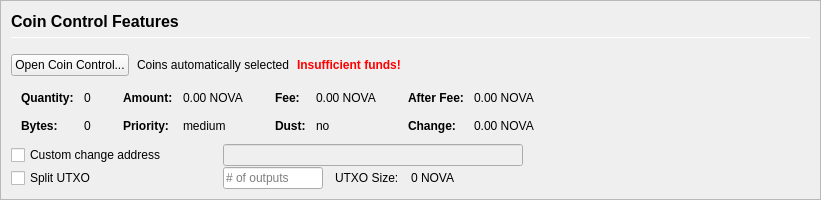
         <widget class="QFrame" name="frameCoinControl">
          <property name="sizePolicy">
           <sizepolicy hsizetype="Expanding" vsizetype="Expanding">
            <horstretch>0</horstretch>
            <verstretch>0</verstretch>
           </sizepolicy>
          </property>
          <property name="maximumSize">
           <size>
            <width>16777215</width>
            <height>16777215</height>
           </size>
          </property>
          <property name="frameShape">
           <enum>QFrame::StyledPanel</enum>
          </property>
          <property name="frameShadow">
           <enum>QFrame::Sunken</enum>
          </property>
          <layout class="QVBoxLayout" name="verticalLayoutCoinControl2">
           <property name="spacing">
            <number>0</number>
           </property>
           <property name="margin">
            <number>0</number>
           </property>
           <item>
            <widget class="QFrame" name="frameCoinControl_BG">
             <layout class="QVBoxLayout" name="verticalLayoutCoinControl" stretch="0,0,0,0,0,0">
              <property name="spacing">
               <number>1</number>
              </property>
              <property name="leftMargin">
               <number>10</number>
              </property>
              <property name="topMargin">
               <number>10</number>
              </property>
              <item>
               <layout class="QHBoxLayout" name="horizontalLayoutCoinControl1">
                <property name="bottomMargin">
                 <number>15</number>
                </property>
                <item>
                 <layout class="QVBoxLayout" name="verticalLayout_3">
                  <property name="spacing">
                   <number>6</number>
                  </property>
                  <item>
                   <widget class="QLabel" name="labelCoinControlFeatures">
                    <property name="sizePolicy">
                     <sizepolicy hsizetype="Preferred" vsizetype="Maximum">
                      <horstretch>0</horstretch>
                      <verstretch>0</verstretch>
                     </sizepolicy>
                    </property>
                    <property name="minimumSize">
                     <size>
                      <width>0</width>
                      <height>20</height>
                     </size>
                    </property>
                    <property name="font">
                     <font>
                      <pointsize>12</pointsize>
                      <weight>75</weight>
                      <bold>true</bold>
                     </font>
                    </property>
                    <property name="styleSheet">
                     <string notr="true">font-weight:bold;</string>
                    </property>
                    <property name="text">
                     <string>Coin Control Features</string>
                    </property>
                   </widget>
                  </item>
                  <item>
                   <widget class="Line" name="line">
                    <property name="minimumSize">
                     <size>
                      <width>0</width>
                      <height>1</height>
                     </size>
                    </property>
                    <property name="maximumSize">
                     <size>
                      <width>16777215</width>
                      <height>1</height>
                     </size>
                    </property>
                    <property name="orientation">
                     <enum>Qt::Horizontal</enum>
                    </property>
                   </widget>
                  </item>
                 </layout>
                </item>
               </layout>
              </item>
              <item>
               <layout class="QHBoxLayout" name="horizontalLayoutCoinControl2" stretch="0,0,0,0">
                <property name="spacing">
                 <number>8</number>
                </property>
                <property name="bottomMargin">
                 <number>10</number>
                </property>
                <item>
                 <widget class="QPushButton" name="pushButtonCoinControl">
                  <property name="styleSheet">
                   <string notr="true"/>
                  </property>
                  <property name="text">
                   <string>Open Coin Control...</string>
                  </property>
                  <property name="autoDefault">
                   <bool>false</bool>
                  </property>
                 </widget>
                </item>
                <item>
                 <widget class="QLabel" name="labelCoinControlAutomaticallySelected">
                  <property name="text">
                   <string>Coins automatically selected</string>
                  </property>
                  <property name="margin">
                   <number>5</number>
                  </property>
                 </widget>
                </item>
                <item>
                 <widget class="QLabel" name="labelCoinControlInsuffFunds">
                  <property name="font">
                   <font>
                    <weight>75</weight>
                    <bold>true</bold>
                   </font>
                  </property>
                  <property name="styleSheet">
                   <string notr="true">color:red;font-weight:bold;</string>
                  </property>
                  <property name="text">
                   <string>Insufficient funds!</string>
                  </property>
                  <property name="margin">
                   <number>5</number>
                  </property>
                 </widget>
                </item>
                <item>
                 <spacer name="horizontalSpacerCoinControl">
                  <property name="orientation">
                   <enum>Qt::Horizontal</enum>
                  </property>
                  <property name="sizeHint" stdset="0">
                   <size>
                    <width>40</width>
                    <height>1</height>
                   </size>
                  </property>
                 </spacer>
                </item>
               </layout>
              </item>
              <item>
               <widget class="QWidget" name="widgetCoinControl" native="true">
                <property name="sizePolicy">
                 <sizepolicy hsizetype="Preferred" vsizetype="Preferred">
                  <horstretch>0</horstretch>
                  <verstretch>0</verstretch>
                 </sizepolicy>
                </property>
                <property name="minimumSize">
                 <size>
                  <width>0</width>
                  <height>0</height>
                 </size>
                </property>
                <property name="styleSheet">
                 <string notr="true"/>
                </property>
                <layout class="QHBoxLayout" name="horizontalLayoutCoinControl5">
                 <property name="margin">
                  <number>0</number>
                 </property>
                 <item>
                  <layout class="QHBoxLayout" name="horizontalLayoutCoinControl3" stretch="0,0,0,1">
                   <property name="spacing">
                    <number>20</number>
                   </property>
                   <property name="topMargin">
                    <number>0</number>
                   </property>
                   <property name="bottomMargin">
                    <number>10</number>
                   </property>
                   <item>
                    <layout class="QFormLayout" name="formLayoutCoinControl1">
                     <property name="horizontalSpacing">
                      <number>10</number>
                     </property>
                     <property name="verticalSpacing">
                      <number>14</number>
                     </property>
                     <property name="leftMargin">
                      <number>10</number>
                     </property>
                     <property name="topMargin">
                      <number>4</number>
                     </property>
                     <property name="rightMargin">
                      <number>6</number>
                     </property>
                     <item row="0" column="0">
                      <widget class="QLabel" name="labelCoinControlQuantityText">
                       <property name="font">
                        <font>
                         <weight>75</weight>
                         <bold>true</bold>
                        </font>
                       </property>
                       <property name="text">
                        <string>Quantity:</string>
                       </property>
                       <property name="margin">
                        <number>0</number>
                       </property>
                      </widget>
                     </item>
                     <item row="0" column="1">
                      <widget class="QLabel" name="labelCoinControlQuantity">
                       <property name="cursor">
                        <cursorShape>IBeamCursor</cursorShape>
                       </property>
                       <property name="contextMenuPolicy">
                        <enum>Qt::ActionsContextMenu</enum>
                       </property>
                       <property name="text">
                        <string notr="true">0</string>
                       </property>
                       <property name="margin">
                        <number>0</number>
                       </property>
                       <property name="textInteractionFlags">
                        <set>Qt::LinksAccessibleByMouse|Qt::TextSelectableByKeyboard|Qt::TextSelectableByMouse</set>
                       </property>
                      </widget>
                     </item>
                     <item row="1" column="0">
                      <widget class="QLabel" name="labelCoinControlBytesText">
                       <property name="font">
                        <font>
                         <weight>75</weight>
                         <bold>true</bold>
                        </font>
                       </property>
                       <property name="text">
                        <string>Bytes:</string>
                       </property>
                      </widget>
                     </item>
                     <item row="1" column="1">
                      <widget class="QLabel" name="labelCoinControlBytes">
                       <property name="cursor">
                        <cursorShape>IBeamCursor</cursorShape>
                       </property>
                       <property name="contextMenuPolicy">
                        <enum>Qt::ActionsContextMenu</enum>
                       </property>
                       <property name="text">
                        <string notr="true">0</string>
                       </property>
                       <property name="textInteractionFlags">
                        <set>Qt::LinksAccessibleByMouse|Qt::TextSelectableByKeyboard|Qt::TextSelectableByMouse</set>
                       </property>
                      </widget>
                     </item>
                    </layout>
                   </item>
                   <item>
                    <layout class="QFormLayout" name="formLayoutCoinControl2">
                     <property name="horizontalSpacing">
                      <number>10</number>
                     </property>
                     <property name="verticalSpacing">
                      <number>14</number>
                     </property>
                     <property name="leftMargin">
                      <number>6</number>
                     </property>
                     <property name="topMargin">
                      <number>4</number>
                     </property>
                     <property name="rightMargin">
                      <number>6</number>
                     </property>
                     <item row="0" column="0">
                      <widget class="QLabel" name="labelCoinControlAmountText">
                       <property name="font">
                        <font>
                         <weight>75</weight>
                         <bold>true</bold>
                        </font>
                       </property>
                       <property name="text">
                        <string>Amount:</string>
                       </property>
                       <property name="margin">
                        <number>0</number>
                       </property>
                      </widget>
                     </item>
                     <item row="0" column="1">
                      <widget class="QLabel" name="labelCoinControlAmount">
                       <property name="cursor">
                        <cursorShape>IBeamCursor</cursorShape>
                       </property>
                       <property name="contextMenuPolicy">
                        <enum>Qt::ActionsContextMenu</enum>
                       </property>
                       <property name="text">
                        <string notr="true">0.00 NOVA</string>
                       </property>
                       <property name="textInteractionFlags">
                        <set>Qt::LinksAccessibleByMouse|Qt::TextSelectableByKeyboard|Qt::TextSelectableByMouse</set>
                       </property>
                      </widget>
                     </item>
                     <item row="1" column="0">
                      <widget class="QLabel" name="labelCoinControlPriorityText">
                       <property name="font">
                        <font>
                         <weight>75</weight>
                         <bold>true</bold>
                        </font>
                       </property>
                       <property name="text">
                        <string>Priority:</string>
                       </property>
                      </widget>
                     </item>
                     <item row="1" column="1">
                      <widget class="QLabel" name="labelCoinControlPriority">
                       <property name="cursor">
                        <cursorShape>IBeamCursor</cursorShape>
                       </property>
                       <property name="contextMenuPolicy">
                        <enum>Qt::ActionsContextMenu</enum>
                       </property>
                       <property name="text">
                        <string>medium</string>
                       </property>
                       <property name="textInteractionFlags">
                        <set>Qt::LinksAccessibleByMouse|Qt::TextSelectableByKeyboard|Qt::TextSelectableByMouse</set>
                       </property>
                      </widget>
                     </item>
                    </layout>
                   </item>
                   <item>
                    <layout class="QFormLayout" name="formLayoutCoinControl3">
                     <property name="horizontalSpacing">
                      <number>10</number>
                     </property>
                     <property name="verticalSpacing">
                      <number>14</number>
                     </property>
                     <property name="leftMargin">
                      <number>6</number>
                     </property>
                     <property name="topMargin">
                      <number>4</number>
                     </property>
                     <property name="rightMargin">
                      <number>6</number>
                     </property>
                     <item row="0" column="0">
                      <widget class="QLabel" name="labelCoinControlFeeText">
                       <property name="font">
                        <font>
                         <weight>75</weight>
                         <bold>true</bold>
                        </font>
                       </property>
                       <property name="text">
                        <string>Fee:</string>
                       </property>
                       <property name="margin">
                        <number>0</number>
                       </property>
                      </widget>
                     </item>
                     <item row="0" column="1">
                      <widget class="QLabel" name="labelCoinControlFee">
                       <property name="cursor">
                        <cursorShape>IBeamCursor</cursorShape>
                       </property>
                       <property name="contextMenuPolicy">
                        <enum>Qt::ActionsContextMenu</enum>
                       </property>
                       <property name="text">
                        <string notr="true">0.00 NOVA</string>
                       </property>
                       <property name="textInteractionFlags">
                        <set>Qt::LinksAccessibleByMouse|Qt::TextSelectableByKeyboard|Qt::TextSelectableByMouse</set>
                       </property>
                      </widget>
                     </item>
                     <item row="1" column="0">
                      <widget class="QLabel" name="labelCoinControlLowOutputText">
                       <property name="font">
                        <font>
                         <weight>75</weight>
                         <bold>true</bold>
                        </font>
                       </property>
                       <property name="text">
                        <string>Dust:</string>
                       </property>
                      </widget>
                     </item>
                     <item row="1" column="1">
                      <widget class="QLabel" name="labelCoinControlLowOutput">
                       <property name="cursor">
                        <cursorShape>IBeamCursor</cursorShape>
                       </property>
                       <property name="contextMenuPolicy">
                        <enum>Qt::ActionsContextMenu</enum>
                       </property>
                       <property name="text">
                        <string>no</string>
                       </property>
                       <property name="textInteractionFlags">
                        <set>Qt::LinksAccessibleByMouse|Qt::TextSelectableByKeyboard|Qt::TextSelectableByMouse</set>
                       </property>
                      </widget>
                     </item>
                    </layout>
                   </item>
                   <item>
                    <layout class="QFormLayout" name="formLayoutCoinControl4">
                     <property name="horizontalSpacing">
                      <number>10</number>
                     </property>
                     <property name="verticalSpacing">
                      <number>14</number>
                     </property>
                     <property name="leftMargin">
                      <number>6</number>
                     </property>
                     <property name="topMargin">
                      <number>4</number>
                     </property>
                     <property name="rightMargin">
                      <number>6</number>
                     </property>
                     <item row="0" column="0">
                      <widget class="QLabel" name="labelCoinControlAfterFeeText">
                       <property name="font">
                        <font>
                         <weight>75</weight>
                         <bold>true</bold>
                        </font>
                       </property>
                       <property name="text">
                        <string>After Fee:</string>
                       </property>
                       <property name="margin">
                        <number>0</number>
                       </property>
                      </widget>
                     </item>
                     <item row="0" column="1">
                      <widget class="QLabel" name="labelCoinControlAfterFee">
                       <property name="cursor">
                        <cursorShape>IBeamCursor</cursorShape>
                       </property>
                       <property name="contextMenuPolicy">
                        <enum>Qt::ActionsContextMenu</enum>
                       </property>
                       <property name="text">
                        <string notr="true">0.00 NOVA</string>
                       </property>
                       <property name="textInteractionFlags">
                        <set>Qt::LinksAccessibleByMouse|Qt::TextSelectableByKeyboard|Qt::TextSelectableByMouse</set>
                       </property>
                      </widget>
                     </item>
                     <item row="1" column="0">
                      <widget class="QLabel" name="labelCoinControlChangeText">
                       <property name="font">
                        <font>
                         <weight>75</weight>
                         <bold>true</bold>
                        </font>
                       </property>
                       <property name="text">
                        <string>Change:</string>
                       </property>
                      </widget>
                     </item>
                     <item row="1" column="1">
                      <widget class="QLabel" name="labelCoinControlChange">
                       <property name="cursor">
                        <cursorShape>IBeamCursor</cursorShape>
                       </property>
                       <property name="contextMenuPolicy">
                        <enum>Qt::ActionsContextMenu</enum>
                       </property>
                       <property name="text">
                        <string notr="true">0.00 NOVA</string>
                       </property>
                       <property name="textInteractionFlags">
                        <set>Qt::LinksAccessibleByMouse|Qt::TextSelectableByKeyboard|Qt::TextSelectableByMouse</set>
                       </property>
                      </widget>
                     </item>
                    </layout>
                   </item>
                  </layout>
                 </item>
                </layout>
               </widget>
              </item>
              <item>
               <layout class="QHBoxLayout" name="horizontalLayoutCoinControl4">
                <property name="spacing">
                 <number>12</number>
                </property>
                <property name="sizeConstraint">
                 <enum>QLayout::SetDefaultConstraint</enum>
                </property>
                <property name="topMargin">
                 <number>0</number>
                </property>
                <property name="rightMargin">
                 <number>0</number>
                </property>
                <item>
                 <widget class="QCheckBox" name="checkBoxCoinControlChange">
                  <property name="sizePolicy">
                   <sizepolicy hsizetype="Preferred" vsizetype="Preferred">
                    <horstretch>0</horstretch>
                    <verstretch>0</verstretch>
                   </sizepolicy>
                  </property>
                  <property name="minimumSize">
                   <size>
                    <width>200</width>
                    <height>0</height>
                   </size>
                  </property>
                  <property name="maximumSize">
                   <size>
                    <width>200</width>
                    <height>16777215</height>
                   </size>
                  </property>
                  <property name="toolTip">
                   <string>If this is activated, but the change address is empty or invalid, change will be sent to a newly generated address.</string>
                  </property>
                  <property name="text">
                   <string>Custom change address</string>
                  </property>
                 </widget>
                </item>
                <item>
                 <widget class="QValidatedLineEdit" name="lineEditCoinControlChange">
                  <property name="enabled">
                   <bool>false</bool>
                  </property>
                  <property name="sizePolicy">
                   <sizepolicy hsizetype="Preferred" vsizetype="Preferred">
                    <horstretch>0</horstretch>
                    <verstretch>0</verstretch>
                   </sizepolicy>
                  </property>
                  <property name="minimumSize">
                   <size>
                    <width>300</width>
                    <height>0</height>
                   </size>
                  </property>
                 </widget>
                </item>
                <item>
                 <widget class="QLabel" name="labelCoinControlChangeLabel">
                  <property name="sizePolicy">
                   <sizepolicy hsizetype="Preferred" vsizetype="Preferred">
                    <horstretch>0</horstretch>
                    <verstretch>0</verstretch>
                   </sizepolicy>
                  </property>
                  <property name="minimumSize">
                   <size>
                    <width>100</width>
                    <height>0</height>
                   </size>
                  </property>
                  <property name="text">
                   <string/>
                  </property>
                  <property name="margin">
                   <number>3</number>
                  </property>
                 </widget>
                </item>
               </layout>
              </item>
              <item>
               <layout class="QHBoxLayout" name="horizontalLayoutCoinControl6">
                <property name="spacing">
                 <number>12</number>
                </property>
                <property name="rightMargin">
                 <number>0</number>
                </property>
                <item>
                 <widget class="QCheckBox" name="splitBlockCheckBox">
                  <property name="sizePolicy">
                   <sizepolicy hsizetype="Preferred" vsizetype="Preferred">
                    <horstretch>0</horstretch>
                    <verstretch>0</verstretch>
                   </sizepolicy>
                  </property>
                  <property name="minimumSize">
                   <size>
                    <width>200</width>
                    <height>0</height>
                   </size>
                  </property>
                  <property name="maximumSize">
                   <size>
                    <width>200</width>
                    <height>16777215</height>
                   </size>
                  </property>
                  <property name="text">
                   <string>Split UTXO</string>
                  </property>
                 </widget>
                </item>
                <item>
                 <widget class="QLineEdit" name="splitBlockLineEdit">
                  <property name="sizePolicy">
                   <sizepolicy hsizetype="Preferred" vsizetype="Preferred">
                    <horstretch>50</horstretch>
                    <verstretch>0</verstretch>
                   </sizepolicy>
                  </property>
                  <property name="minimumSize">
                   <size>
                    <width>100</width>
                    <height>0</height>
                   </size>
                  </property>
                  <property name="maximumSize">
                   <size>
                    <width>100</width>
                    <height>16777215</height>
                   </size>
                  </property>
                  <property name="placeholderText">
                   <string># of outputs</string>
                  </property>
                 </widget>
                </item>
                <item>
                 <widget class="QLabel" name="labelBlockSizeText">
                  <property name="text">
                   <string>UTXO Size:</string>
                  </property>
                 </widget>
                </item>
                <item>
                 <widget class="QLabel" name="labelBlockSize">
                  <property name="text">
                   <string>0 NOVA</string>
                  </property>
                 </widget>
                </item>
                <item>
                 <spacer name="horizontalSpacer_7">
                  <property name="orientation">
                   <enum>Qt::Horizontal</enum>
                  </property>
                  <property name="sizeHint" stdset="0">
                   <size>
                    <width>40</width>
                    <height>20</height>
                   </size>
                  </property>
                 </spacer>
                </item>
               </layout>
              </item>
              <item>
               <spacer name="verticalSpacerCoinControl">
                <property name="orientation">
                 <enum>Qt::Vertical</enum>
                </property>
                <property name="sizeHint" stdset="0">
                 <size>
                  <width>800</width>
                  <height>1</height>
                 </size>
                </property>
               </spacer>
              </item>
             </layout>
            </widget>
           </item>
          </layout>
         </widget>
